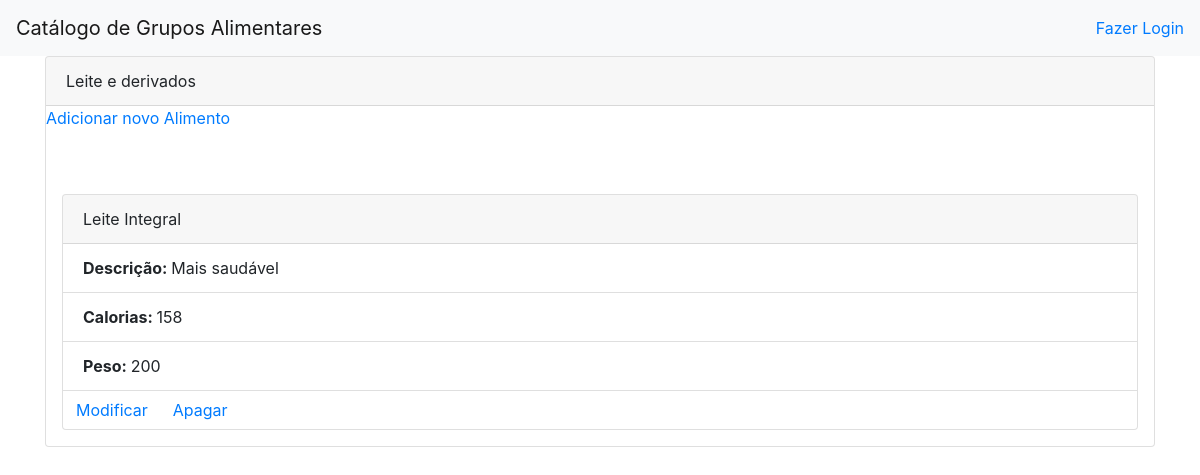
The page /grupo_alimentar/4/alimento/ on the database its author committed.
### database_setup.py (models this page shows, shortened)
class GrupoAlimentar(Base):
    __tablename__ = 'grupo_alimentar'
    id = Column(Integer, primary_key=True)
    name = Column(String(250), nullable=False)
    addedby = Column(String(250))

class Alimento(Base):
    __tablename__ = 'alimento'
    name = Column(String(80), nullable=False)
    id = Column(Integer, primary_key=True)
    description = Column(String(250))
    calories = Column(String(8))
    weight = Column(String(8))
    food_group_id = Column(Integer, ForeignKey('grupo_alimentar.id'))
    grupo_alimentar = relationship(GrupoAlimentar)
    addedby = Column(String(250))

### project.py (the view)
@app.route('/grupo_alimentar/<int:food_group_id>/')
@app.route('/grupo_alimentar/<int:food_group_id>/alimento/')
def exibirAlimentos(food_group_id):
    grupo_alimentar = session.query(GrupoAlimentar).filter_by(
        id=food_group_id).one()
    items = session.query(Alimento).filter_by(
        food_group_id=food_group_id).all()
    return render_template('alimentos.html',
                           items=items,
                           grupo_alimentar=grupo_alimentar)

### templates/alimentos.html (shortened to what this page needs)
{% extends "base.html" %}
{% block content %}
<div class="card">
	<div class="card-header">
		{{ grupo_alimentar.name }}
	</div>
	{% if items !=[] %}
	<a href="{{url_for('criarAlimento', food_group_id=grupo_alimentar.id )}}">Adicionar novo Alimento</a>
	{% for i in items %}
	<div class="card m-3">
		<div class="card-header">
			{{ i.name }}
		</div>
		<ul class="list-group list-group-flush">
			<div class="list-group-item">
				<b><span>Descrição: </span></b><span>{{i.description}}</span>
			</div>
			<div class="list-group-item">
				<b><span>Calorias: </span></b><span>{{i.calories}}</span>
			</div>
			<div class="list-group-item">
				<b><span>Peso: </span></b><span>{{i.weight}}</span>
			</div>
		</ul>
		<div class="btn-group">
				<a class="btn" href="{{url_for('modificarAlimento', food_group_id=grupo_alimentar.id, food_id=i.id)}}">Modificar</a>
				<a class="btn" href="{{url_for('apagarAlimento', food_group_id=grupo_alimentar.id, food_id=i.id)}}">Apagar</a>
		</div>
	</div>
	{% endfor %}
	{% else %}
	<p> Nenhum alimento cadastrado. <p>
			<a href="{{url_for('criarAlimento', food_group_id=grupo_alimentar.id )}}">Adicionar novo Alimento</a>
			{% endif %}
</div>
{% endblock %}

### rows shown on the page
GrupoAlimentar: name "Leite e derivados"
Alimento: name "Leite Integral", description "Mais saudável", calories "158", weight "200"
